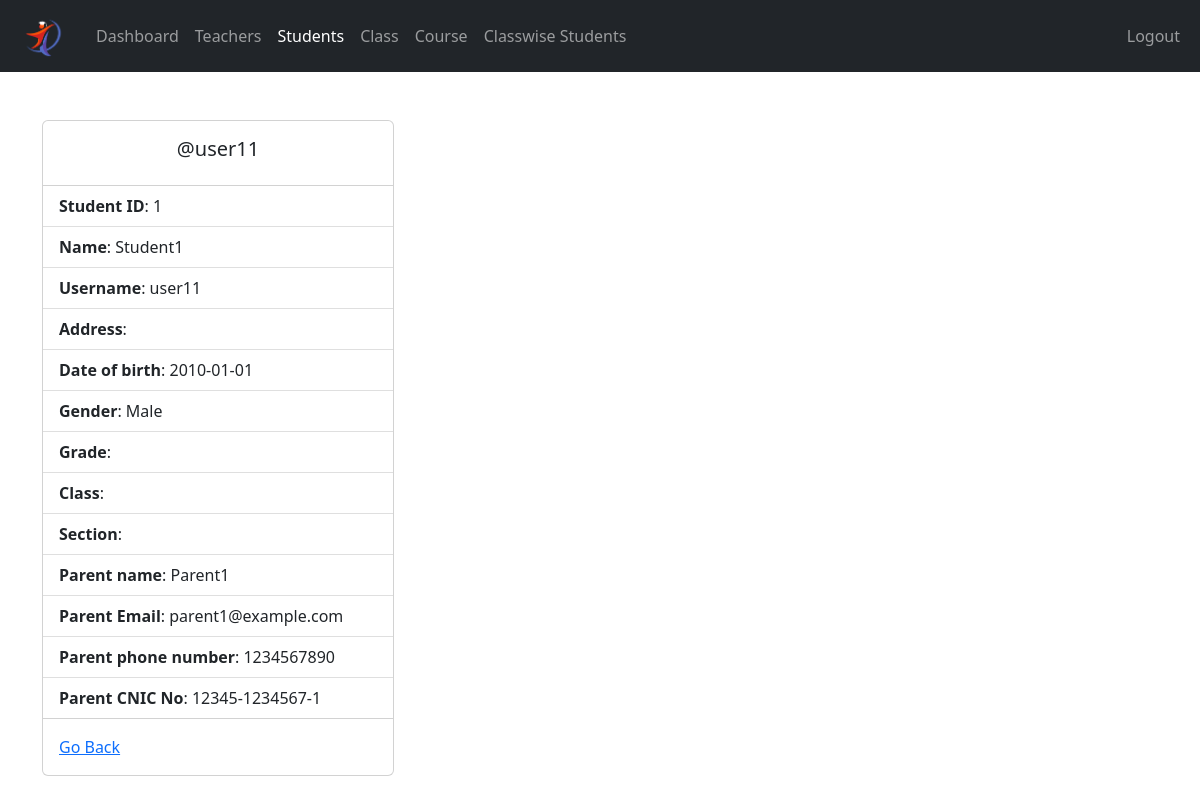
/UI/admin/student-view.php?student_id=1 (signed in), run on the app's committed database.
### tables this page shows
CREATE TABLE `student` (
  `idStudent` int(11) NOT NULL AUTO_INCREMENT,
  `UserID` int(11) NOT NULL,
  `ParentId` int(11) NOT NULL,
  `name` varchar(45) NOT NULL,
  `Gender` varchar(45) NOT NULL,
  `DOB` date NOT NULL,
  `Address` varchar(250) NOT NULL,
  PRIMARY KEY (`idStudent`),
  KEY `fk_Student_USER1_idx` (`UserID`),
  KEY `fk_Student_Parent1_idx` (`ParentId`),
  CONSTRAINT `fk_Student_Parent1` FOREIGN KEY (`ParentId`) REFERENCES `parent` (`idParent`),
  CONSTRAINT `fk_Student_USER1` FOREIGN KEY (`UserID`) REFERENCES `user` (`UserID`)
);

CREATE TABLE `user` (
  `UserID` int(11) NOT NULL AUTO_INCREMENT,
  `username` varchar(45) NOT NULL,
  `password` varchar(45) DEFAULT NULL,
  `Role` enum('Teacher','Admin','Student') NOT NULL,
  PRIMARY KEY (`UserID`)
);

CREATE TABLE `parent` (
  `idParent` int(11) NOT NULL AUTO_INCREMENT,
  `name` varchar(45) NOT NULL,
  `email` varchar(45) DEFAULT NULL,
  `phone_no` varchar(45) DEFAULT NULL,
  `CNIC_NO` varchar(45) DEFAULT NULL,
  PRIMARY KEY (`idParent`),
  UNIQUE KEY `CNIC_NO_UNIQUE` (`CNIC_NO`)
);

### UI/admin/data/student.php (called while the page is built, shortened)
<?php
function getStudentById($id, $conn)
{
  try {
    $sql = "SELECT s.*,
                     p.name AS parent_name,p.email AS parent_email, p.phone_no AS parent_phoneNo, p.CNIC_NO AS parent_cnic,
                     u.username,
                     c.name AS class_name,
                     c.Section,
                     GROUP_CONCAT(sub.name SEPARATOR ', ') AS subjects
              FROM student s
              LEFT JOIN parent p ON s.ParentId = p.idParent
              LEFT JOIN user u ON s.userID = u.UserID
              LEFT JOIN registration r ON s.idStudent = r.StdId
              LEFT JOIN class c ON r.ClassId = c.idClass
              LEFT JOIN subject sub ON FIND_IN_SET(sub.idSubject, r.SubID)
              WHERE s.idStudent = ?
              GROUP BY s.idStudent";
    $stmt = $conn->prepare($sql);
    $stmt->execute([$id]);
    if ($stmt->rowCount() == 1) {
      $student = $stmt->fetch(PDO::FETCH_ASSOC);
      return $student;
    } else {
      return 0;
    }
  } catch (PDOException $e) {
    echo "Error: " . $e->getMessage();
    return 0;
  }
}

### UI/admin/student-view.php (the view, shortened to what this page needs)
<?php
if (
  isset($_SESSION['UserID']) &&
  isset($_SESSION['role'])
) {
  if ($_SESSION['role'] == 'Admin') {
    include "../DB_connection.php";
    include "data/student.php";
    if (isset($_GET['student_id'])) {
      $student_id = $_GET['student_id'];
      $student = getStudentById($student_id, $conn);
      ?>
      <!DOCTYPE html>
      <html lang="en">
      <head>
        <link rel="stylesheet" href="https://cdn.jsdelivr.net/npm/bootstrap@5.2.0/dist/css/bootstrap.min.css">
        <link rel="stylesheet" href="../css/style.css">
        <link rel="stylesheet" href="https://cdnjs.cloudflare.com/ajax/libs/font-awesome/4.7.0/css/font-awesome.min.css">
      </head>
      <body>
        <?php
        include "inc/navbar.php";
        if ($student != 0) {
          ?>
          <div class="container mt-5">
            <div class="card" style="width: 22rem;">
              <div class="card-body">
                <h5 class="card-title text-center">@<?= $student['username'] ?></h5>
              </div>
              <ul class="list-group list-group-flush">
                <li class="list-group-item"><b>Student ID</b>: <?= $student['idStudent'] ?></li>
                <li class="list-group-item"><b>Name</b>: <?= $student['name'] ?></li>
                <li class="list-group-item"><b>Username</b>: <?= $student['username'] ?></li>
                <li class="list-group-item"><b>Address</b>: <?= $student['Address'] ?></li>
                <li class="list-group-item"><b>Date of birth</b>: <?= $student['DOB'] ?></li>
                <li class="list-group-item"><b>Gender</b>: <?= $student['Gender'] ?></li>
                <li class="list-group-item"> <b>Grade</b>:<?= $student['subjects'] ?></li>
                <li class="list-group-item"> <b>Class</b>: <?= $student['class_name'] ?></li>
                <li class="list-group-item"><b>Section</b>:<?= $student['Section'] ?></li>
                <li class="list-group-item"><b>Parent name</b>: <?= $student['parent_name'] ?></li>
                <li class="list-group-item"><b>Parent Email</b>: <?= $student['parent_email'] ?></li>
                <li class="list-group-item"><b>Parent phone number</b>: <?= $student['parent_phoneNo'] ?></li>
                <li class="list-group-item"><b>Parent CNIC No</b>: <?= $student['parent_cnic'] ?></li>
              </ul>
              <div class="card-body">
                <a href="student.php" class="card-link">Go Back</a>
              </div>
            </div>
          </div>
        <?php
        } else {
          header("Location: student.php");
          exit;
        }
        ?>
      </body>
      </html>
    <?php
    } else {
      header("Location: student.php");
      exit;
    }
  } else {
    header("Location: ../login.php");
    exit;
  }
} else {
  header("Location: ../login.php");
  exit;
}
?>

### data on the page
student: UserID.username "user11", idStudent "1", name "Student1", DOB "2010-01-01", Gender "Male", ParentId.name "Parent1", ParentId.email "parent1@example.com", ParentId.phone_no "1234567890", ParentId.CNIC_NO "12345-1234567-1"
